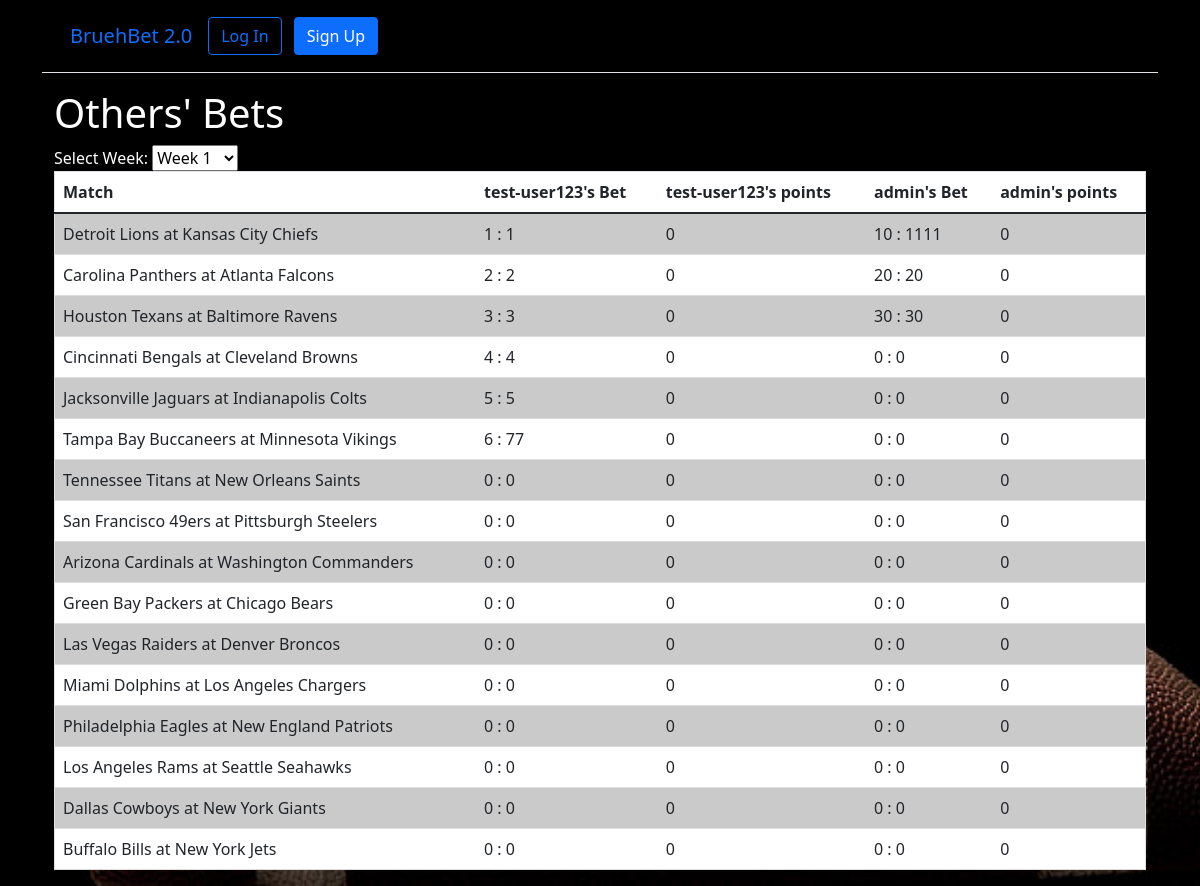
Page /fellow_bets/1/ on the earlier database version.
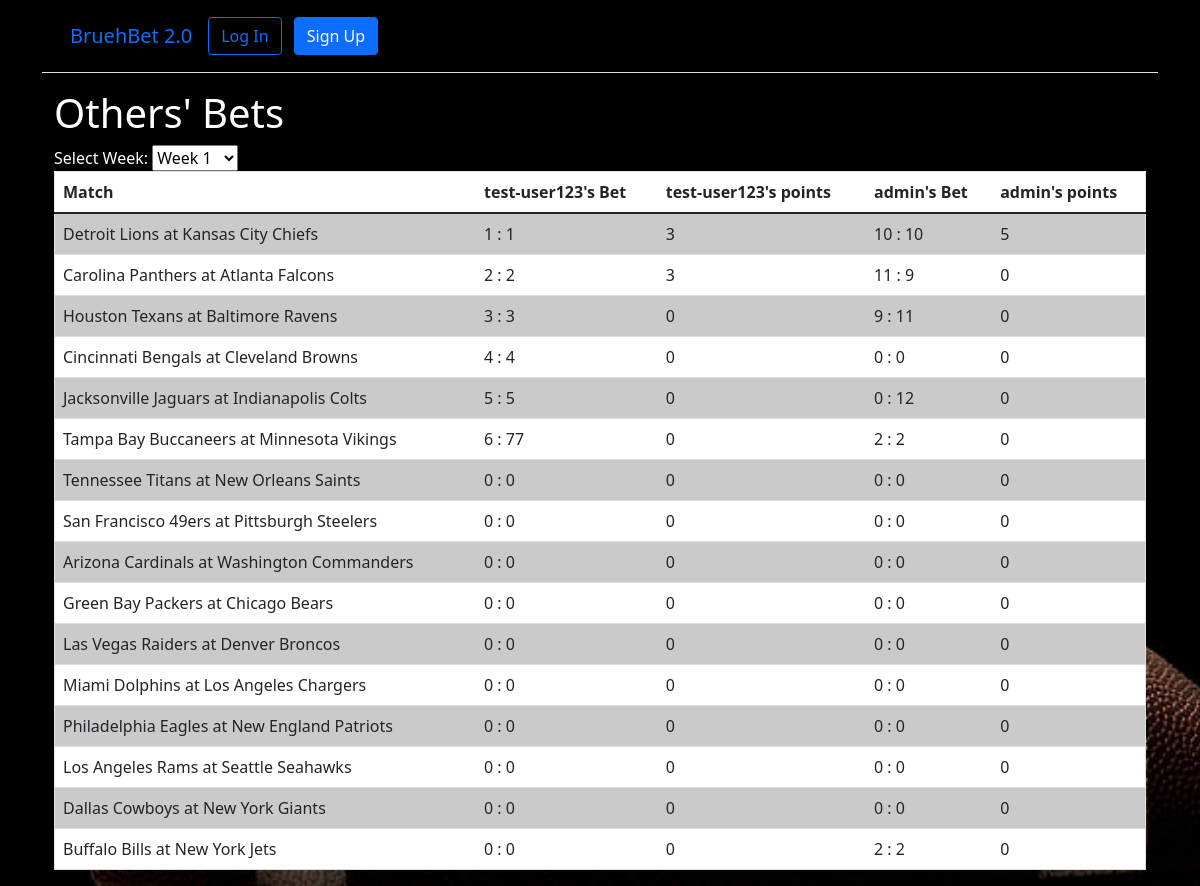
Same page on the later database version.
### users/models.py (models this page shows, shortened)
class CustomUser(AbstractUser):
    age = models.PositiveIntegerField(null=True, blank=True)
    favorite_team = models.CharField(max_length=50, null=True, blank=True)

class Match(models.Model):
    match_number = models.PositiveIntegerField(primary_key=True)
    week_number = models.PositiveIntegerField()
    date = models.DateTimeField()
    location = models.CharField(max_length=100)
    home_team = models.ForeignKey(Team, on_delete=models.CASCADE, related_name='home_team')
    away_team = models.ForeignKey(Team, on_delete=models.CASCADE, related_name='away_team')
    home_team_result = models.IntegerField(null=True, blank=True)
    away_team_result = models.IntegerField(null=True, blank=True)

class Team(models.Model):
    name = models.CharField(max_length=50, blank=True, primary_key=True)
    logo = models.ImageField(upload_to='team_logos/', null=True, blank=True)
    def __str__(self):
        return self.name

class Bet(models.Model):
    user = models.ForeignKey(CustomUser, on_delete=models.CASCADE)
    match = models.ForeignKey(Match, on_delete=models.CASCADE)
    predicted_home_score = models.PositiveIntegerField()
    predicted_away_score = models.PositiveIntegerField()
    points = models.IntegerField(default=0)

### users/views.py (the view)
# urls.py: path('fellow_bets/<int:week_number>/', FellowBetsView.as_view(), name='fellow_bets'),
class FellowBetsView(ListView):
    model = Bet
    template_name = 'fellow_bets.html'
    context_object_name = 'bets'
    def get_queryset(self):
        week_number = self.kwargs.get('week_number')
        return Bet.objects.filter(match__week_number=week_number)
    def get_context_data(self, **kwargs):
        context = super().get_context_data(**kwargs)
        context['weeks'] = range(1, 19)
        context['matches'] = Match.objects.filter(week_number=self.kwargs.get('week_number'))
        context['users'] = CustomUser.objects.all()
        context['week_number'] = self.kwargs.get('week_number')
        return context

### templates/fellow_bets.html (shortened to what this page needs)
{% extends 'base.html' %}
{% block content %}
<div class="container">
    <html>
    <head>
    </head>
    <body>
        <div class="row">
            <div class="col-md-12">
                <h1>Others' Bets</h1>
                <label for="week_number">Select Week:</label>
                <select id="week_number" onchange="location = this.value;">
                    {% for week in weeks %}
                    <option value="{% url 'fellow_bets' week %}" {% if week == week_number %}selected{% endif %}>Week {{ week }}</option>
                    {% endfor %}
                </select>
                <table class="table">
                    <thead>
                        <tr style="background-color: white;">
                            <th>Match</th>
                            {% for user in users %}
                            <th>{{ user.username }}'s Bet</th>
                            <th>{{ user.username }}'s points</th>
                            {% endfor %}
                        </tr>
                    </thead>
                    <tbody>
                        {% for match in matches %}
                        <tr>
                            <td>{{ match.away_team }} at {{ match.home_team }}</td>
                            {% for user in users %}
                            <td>
                                {% for bet in bets %}
                                    {% if bet.user == user and bet.match == match %}
                                        {{ bet.predicted_away_score }} : {{ bet.predicted_home_score }}
                                    {% endif %}
                                {% endfor %}
                            </td>
                            <td>
                                {% for bet in bets %}
                                    {% if bet.user == user and bet.match == match %}
                                        {{ bet.points }}
                                    {% endif %}
                                {% endfor %}
                            </td>
                            {% endfor %}
                        </tr>
                        {% empty %}
                        <tr>
                            <td colspan="{{ users|length|add:1 }}">No matches for this week.</td>
                        </tr>
                        {% endfor %}
                    </tbody>
                </table>
            </div>
        </div>
    </body>
    </html>
</div>
{% endblock %}

### templates/base.html (shortened to what this page needs)
{% load static %}
<!DOCTYPE html>
<html>
<head>
  <link rel="stylesheet" type="text/css" href="{% static 'css/styles.css' %}">
  <link href="https://cdn.jsdelivr.net/npm/bootstrap@5.1.3/dist/css/bootstrap.min.css" rel="stylesheet"
>
</head>
<body>
  <div class="container">
    <header class="p-3 mb-3 border-bottom">
      <div class="container">
        <div class="d-flex flex-wrap align-items-center justify-content-center
          justify-content-lg-start">
          <a class="navbar-brand" href="{% url 'home' %}">BruehBet 2.0</a>
          <ul class="nav col-12 col-lg-auto me-lg-auto mb-2 justify-content-center
            mb-md-0">
            {% if user.is_authenticated %}
          </ul>
          <div class="dropdown text-end">
            <a href="#" class="d-block link-dark text-decoration-none dropdown-toggle" id="dropdownUser1"
              data-bs-toggle="dropdown" aria-expanded="false">
              {{ user.username }}
            </a>
            <ul class="dropdown-menu text-small" aria-labelledby="dropdownUser">
              <li><a class="dropdown-item" href="{% url 'schedule' %}">Schedule</a></li>
              <li><a class="dropdown-item" href="{% url 'predictions' %}">Predictions</a></li>
              <li><a class="dropdown-item" href="{% url 'fellow_bets' week_number=1 %}">Others Bets</a></li>
              <li><a class="dropdown-item" href="{% url 'standings' %}">Standings</a></li>
              {% if request.user.is_staff %}
              <a href="{% url 'enter_results' week_number=1 %}">Enter Results</a>
              {% endif %}
              <li><a class="dropdown-item" href="{% url 'password_change' %}">Change password</a></li>
              <li><a class="dropdown-item" href="{% url 'logout' %}">Log Out</a></li>
            </ul>
          </div>
          {% else %}
          <div class="text-end">
            <a href="{% url 'login' %}" class="btn btn-outline-primary me-2">Log
              In</a>
            <a href="{% url 'signup' %}" class="btn btn-primary">Sign Up</a>
          </div>
          {% endif %}
        </div>
      </div>
    </header>
    <main>
      {% block content %}
      {% endblock content %}
    </main>
  </div>
</body>
</html>

### static/css/styles.css (style rules this page uses)
body { background-image: url("../../media/background.jpg"); background-repeat: no-repeat; background-size: cover; background-attachment: fixed; height: 100vh; }
table { width: 80%; border: 1px solid #ddd; }
h1, label, p, li { color: white; }
th { background-color: #f2f2f2; text-align: left; padding: 8px; border: 1px solid #ddd; background-color: white; }
thead { background-color: #f2f2f2; }
td { padding: 8px; border-bottom: 1px solid #ddd; }
tr:nth-child(odd) td { padding: 8px; background-color: #cacaca; border-bottom: 1px solid #ddd; }
tr:nth-child(even) td { padding: 8px; background-color: #fff; border-bottom: 1px solid #ddd; }

Differences in the rows shown:
changed Bet (number 1 of 32 on the later page): points "0" → "3"
changed Bet (number 2 of 32 on the later page): predicted_home_score "1111" → "10"; points "0" → "5"
changed Bet (number 3 of 32 on the later page): points "0" → "3"
changed Bet (number 4 of 32 on the later page): predicted_away_score "20" → "11"; predicted_home_score "20" → "9"
changed Bet (number 6 of 32 on the later page): predicted_away_score "30" → "9"; predicted_home_score "30" → "11"
changed Bet (number 10 of 32 on the later page): predicted_home_score "0" → "12"
changed Bet (number 12 of 32 on the later page): predicted_away_score "0" → "2"; predicted_home_score "0" → "2"
changed Bet (number 32 of 32 on the later page): predicted_away_score "0" → "2"; predicted_home_score "0" → "2"
